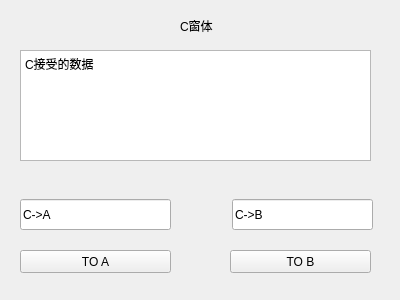
<?xml version="1.0" encoding="UTF-8"?>
<ui version="4.0">
 <class>C</class>
 <widget class="QWidget" name="C">
  <property name="geometry">
   <rect>
    <x>0</x>
    <y>0</y>
    <width>400</width>
    <height>300</height>
   </rect>
  </property>
  <property name="windowTitle">
   <string>Form</string>
  </property>
  <widget class="QLabel" name="label">
   <property name="geometry">
    <rect>
     <x>180</x>
     <y>10</y>
     <width>41</width>
     <height>31</height>
    </rect>
   </property>
   <property name="text">
    <string>C窗体</string>
   </property>
  </widget>
  <widget class="QLineEdit" name="toBdata">
   <property name="geometry">
    <rect>
     <x>232</x>
     <y>199</y>
     <width>141</width>
     <height>31</height>
    </rect>
   </property>
   <property name="text">
    <string>C-&gt;B</string>
   </property>
  </widget>
  <widget class="QLineEdit" name="toAdata">
   <property name="geometry">
    <rect>
     <x>20</x>
     <y>199</y>
     <width>151</width>
     <height>31</height>
    </rect>
   </property>
   <property name="text">
    <string>C-&gt;A</string>
   </property>
  </widget>
  <widget class="QPushButton" name="toA">
   <property name="geometry">
    <rect>
     <x>20</x>
     <y>250</y>
     <width>151</width>
     <height>23</height>
    </rect>
   </property>
   <property name="text">
    <string>TO A</string>
   </property>
  </widget>
  <widget class="QPushButton" name="toB">
   <property name="geometry">
    <rect>
     <x>230</x>
     <y>250</y>
     <width>141</width>
     <height>23</height>
    </rect>
   </property>
   <property name="text">
    <string>TO B</string>
   </property>
  </widget>
  <widget class="QTextBrowser" name="Cshow">
   <property name="geometry">
    <rect>
     <x>20</x>
     <y>50</y>
     <width>351</width>
     <height>111</height>
    </rect>
   </property>
   <property name="html">
    <string>&lt;!DOCTYPE HTML PUBLIC &quot;-//W3C//DTD HTML 4.0//EN&quot; &quot;http://www.w3.org/TR/REC-html40/strict.dtd&quot;&gt;
&lt;html&gt;&lt;head&gt;&lt;meta name=&quot;qrichtext&quot; content=&quot;1&quot; /&gt;&lt;style type=&quot;text/css&quot;&gt;
p, li { white-space: pre-wrap; }
&lt;/style&gt;&lt;/head&gt;&lt;body style=&quot; font-family:'SimSun'; font-size:9pt; font-weight:400; font-style:normal;&quot;&gt;
&lt;p style=&quot; margin-top:0px; margin-bottom:0px; margin-left:0px; margin-right:0px; -qt-block-indent:0; text-indent:0px;&quot;&gt;C接受的数据&lt;/p&gt;&lt;/body&gt;&lt;/html&gt;</string>
   </property>
  </widget>
 </widget>
 <resources/>
 <connections/>
</ui>
